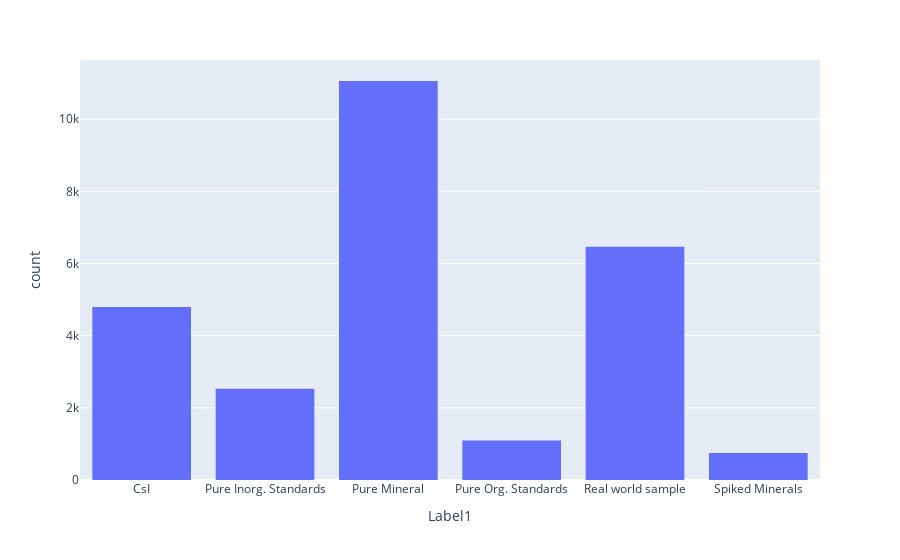
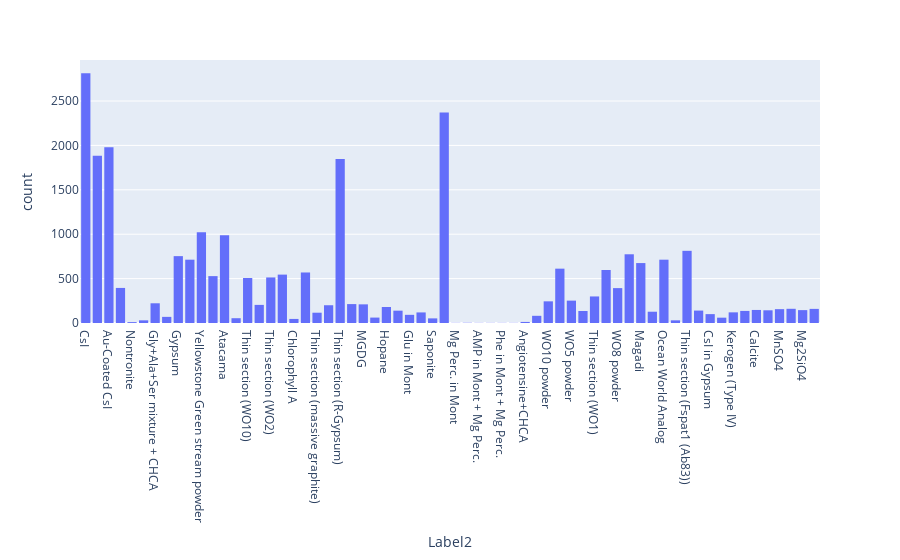

Notebook code for these charts, in order:
### Markdown cell above
## Understand y distribution

### Code cell
import plotly.express as px
import plotly.io as pio

fig1 = px.histogram(y1, x="Label1")
pio.show(fig1)

fig2 = px.histogram(y2, x="Label2")
pio.show(fig2)

### Figure 1 — Plotly figure (JSON) as saved in the notebook; plotly's stock layout.template omitted (floating-point values rounded to 4 significant figures; data arrays with more than 128 entries replaced by an {"elided": "..."} marker saying what was removed)
{"data": [{"alignmentgroup": "True", "bingroup": "x", "hovertemplate": "Label1=%{x}<br>count=%{y}<extra></extra>", "legendgroup": "", "marker": {"color": "#636efa"}, "name": "", "offsetgroup": "", "orientation": "v", "showlegend": false, "type": "histogram", "x": {"elided": "26685 str values"}, "xaxis": "x", "yaxis": "y"}], "layout": {"barmode": "relative", "legend": {"tracegroupgap": 0}, "margin": {"t": 60}, "xaxis": {"anchor": "y", "domain": [0, 1], "title": {"text": "Label1"}}, "yaxis": {"anchor": "x", "domain": [0, 1], "title": {"text": "count"}}}}

### Figure 2 — Plotly figure (JSON) as saved in the notebook; plotly's stock layout.template omitted (floating-point values rounded to 4 significant figures; data arrays with more than 128 entries replaced by an {"elided": "..."} marker saying what was removed)
{"data": [{"alignmentgroup": "True", "bingroup": "x", "hovertemplate": "Label2=%{x}<br>count=%{y}<extra></extra>", "legendgroup": "", "marker": {"color": "#636efa"}, "name": "", "offsetgroup": "", "orientation": "v", "showlegend": false, "type": "histogram", "x": {"elided": "26685 str values"}, "xaxis": "x", "yaxis": "y"}], "layout": {"barmode": "relative", "legend": {"tracegroupgap": 0}, "margin": {"t": 60}, "xaxis": {"anchor": "y", "domain": [0, 1], "title": {"text": "Label2"}}, "yaxis": {"anchor": "x", "domain": [0, 1], "title": {"text": "count"}}}}
